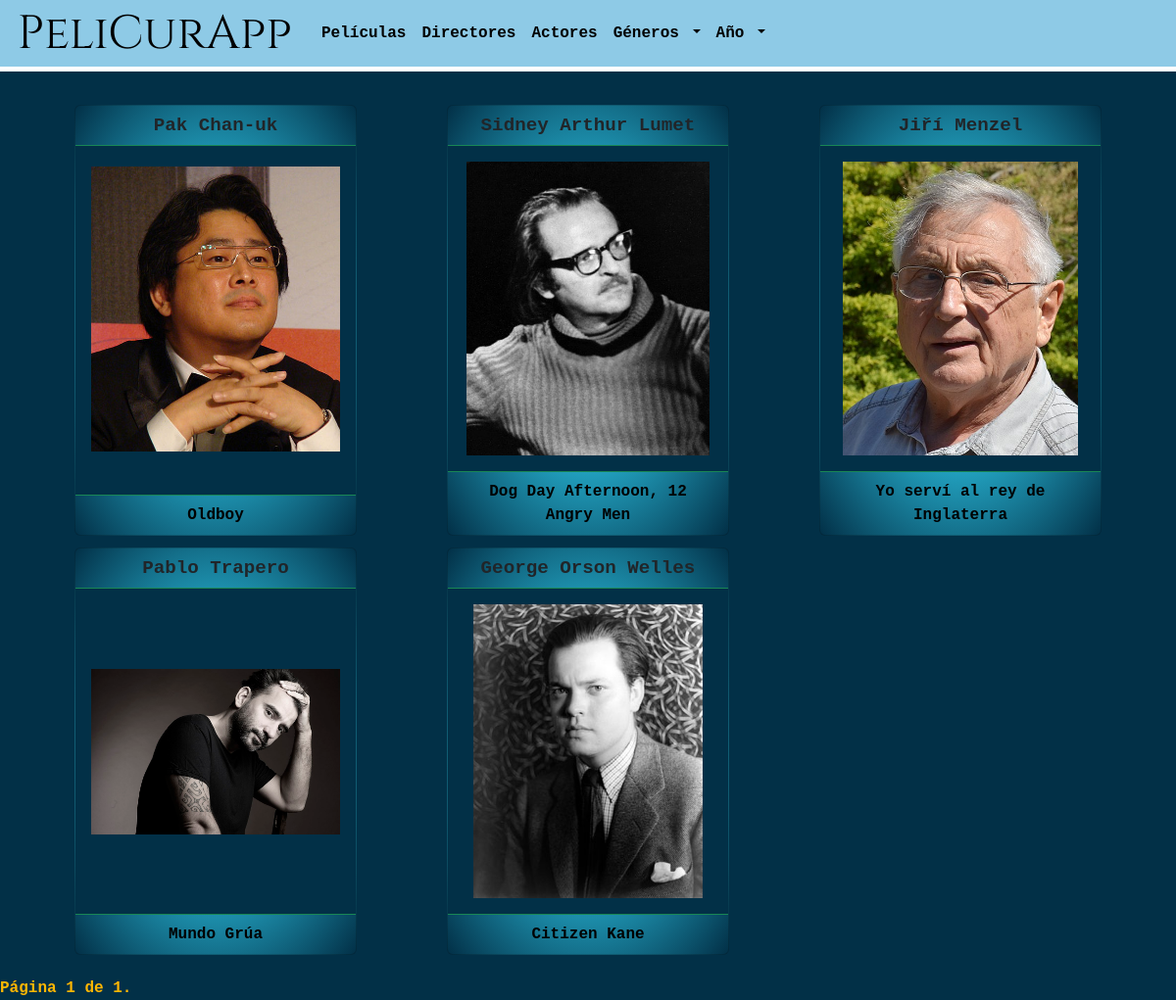
The app's page /pelicurapp/directores/, older data.
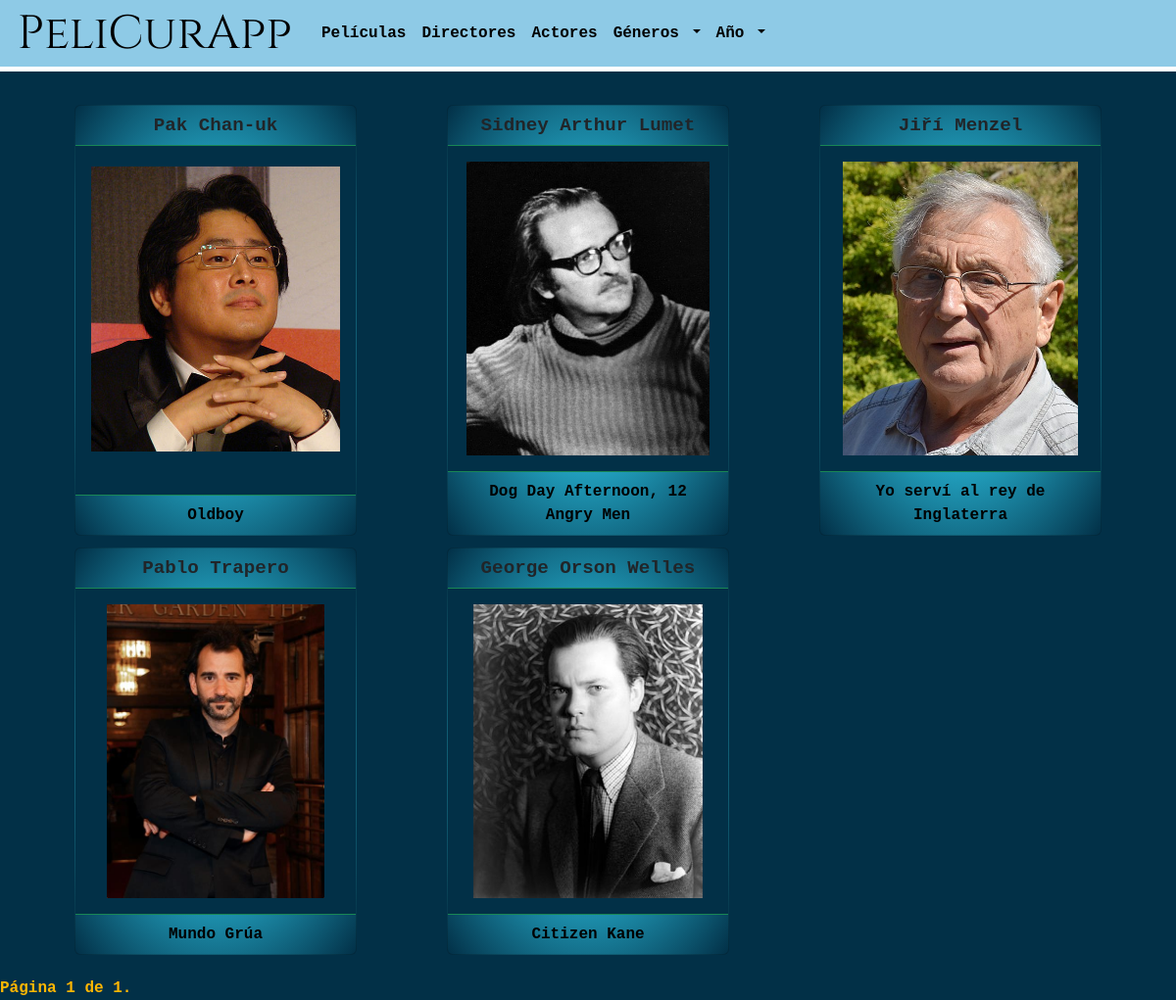
The same page, newer data.
### peliCura/models.py (models this page shows, shortened)
class Persona(models.Model):
    manager = PersonaManager()
    nombre = models.CharField("Nombre", max_length=70) # <input type="text"> en HTML
    apellido = models.CharField("Apellido", max_length=70)
    nombre_artistico = models.CharField("Nombre artístico", max_length=70, null=True, blank=True)
    nacionalidad = CountryField("Nacionalidad", max_length=70)
    foto = models.ImageField("Foto", upload_to='fotos_personas', null=True) # form widget es ClearableFileInput
    fecha_nacimiento = models.DateField("Fecha de nacimiento") # Solo el año
    biografia = models.TextField("Biografía", max_length=300)

### peliCura/views.py (the view)
# urls.py: path('pelicurapp/directores/', ListadoDirectores.as_view(), name="directores-listado"),
class ListadoDirectores(TemplateView):
   template_name = "listado_directores.html"
   def get_context_data(self, **kwargs: Any) -> Dict[str, Any]:
      context = super().get_context_data(**kwargs)
      personas = Persona.manager.filter(director__isnull=False).distinct().order_by('apellido')
      context['personas'] = personas
      paginador = Paginator(personas, 36)
      page_number = self.request.GET.get("page")
      page_obj = paginador.get_page(page_number)
      context['page_obj'] = page_obj
      context['generoNavBar'] = Genero.manager.all().order_by('nombre')
      context['anioNavBar'] = list(Pelicula.manager.all().values_list('anio_realizacion__year',
                                                                       flat=True).distinct())
      return context

### peliCura/templates/listado_directores.html (shortened to what this page needs)
{% extends 'base_template.html' %}
{% load static %}
{% block contenido %}
<div class="container text-center">
  <div class="row row-cols-3">
    {% for persona in page_obj %}
      <div class="col">
        {% include 'card_persona.html' %}
      </div>
    {% empty %}
      <p>No existen personas para mostrar</p>
    {% endfor %}
  </div>
</div>
<div class="pagination">
    <span class="step-links">
        <span class="current">
            Página {{ page_obj.number }} de {{ page_obj.paginator.num_pages }}.
        </span>
    </span>
</div>
{% endblock %}

### peliCura/templates/card_persona.html (shortened to what this page needs)
{% load static %}
<div class="card bg-card-persona" style="max-width: 18rem; display:flex; flex-direction: column;">
  <div class="card-header bg-transparent border-success">{{ persona.nombre }} {{ persona.apellido }}</div>
  <div class="card-body text-success fondo-poster">
    <a href="{% url 'detalle-director-id' persona.id %}">
      <img src="{{ persona.foto.url }}" class="card-img-listado" alt="Foto de {{ persona.nombre }}
                                                                    {{ persona.apellido }}">
    </a>
  </div>
  <div class="card-footer bg-transparent border-success">
      {% if request.path == '/pelicurapp/directores/' %}
        {% for pelicula in persona.director.all %}
          {% if forloop.last %}
            <a href="{% url 'detalle-pelicula-id' pelicula.id %}" >{{ pelicula.titulo }}</a><br>
          {% else %}
            <a href="{% url 'detalle-pelicula-id' pelicula.id %}" >{{ pelicula.titulo }}, </a>
          {% endif %}
        {% endfor %}
    {% endif %}
  </div>
</div>

Row changes from the older to the newer data that the page shows:
changed Persona "Pablo": foto: a different picture
